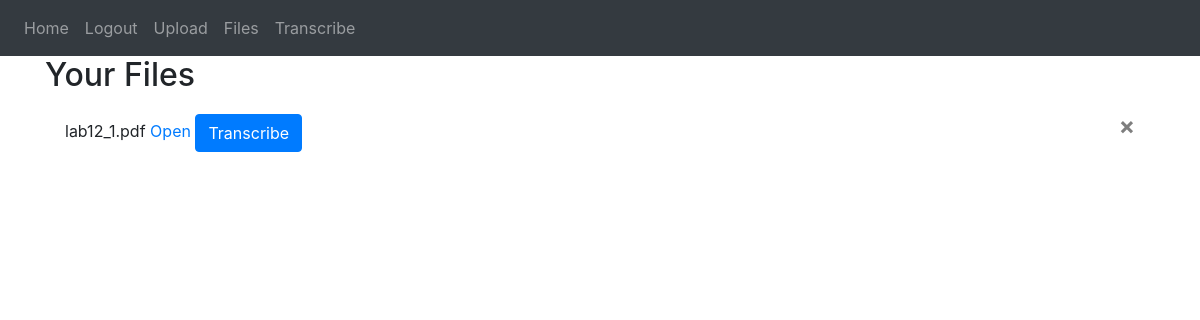
Before: /files (signed in) with the older database file.
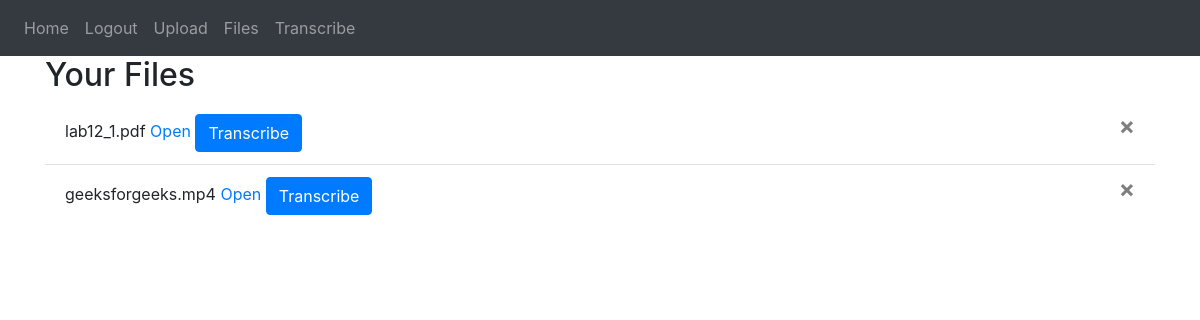
After: the same page with the newer database file.
### website/models.py (models this page shows)
class File(db.Model, UserMixin):
    id = db.Column(db.Integer, primary_key=True)
    filename = db.Column(db.String(255))
    data = db.Column(LargeBinary)
    date = date = db.Column(db.DateTime(timezone=True), default=func.now())
    user_id = db.Column(db.Integer, db.ForeignKey('user.id'))

### website/views.py (the view)
@views.route('/files', methods=['GET'])
@login_required
def view_files():
    user_files = File.query.filter_by(user_id=current_user.id).all()
    return render_template('files.html', user=current_user, files=user_files)

### website/__init__.py (called while the page is built)
def create_app():
    app = Flask(__name__)
    app.secret_key = 'supoun'
    app.config['SQLALCHEMY_DATABASE_URI'] = f'sqlite:///{DB_NAME}'
    db.init_app(app)
    from .views import views
    from .auth import auth
    app.register_blueprint(views, url_prefix="/")
    app.register_blueprint(auth, url_prefix="/")
    from .models import User, Note
    create_database(app)
    login_manager = LoginManager()
    login_manager.login_view = 'auth.login'
    login_manager.init_app(app)
    @login_manager.user_loader
    def load_user(id):
        return User.query.get(int(id))
    return app

### website/templates/files.html (shortened to what this page needs)
{% extends "base.html" %}
{% block content %}
  <h2>Your Files</h2>
  <ul class="list-group list-group-flush" id="files">
    {% for file in files %}
      <li class="list-group-item">
        {{ file.filename }}
        <a href="{{ url_for('views.open_file', file_id=file.id) }}" target="_blank">Open</a>
        <form method="post" action="{{ url_for('views.transcribe') }}" style="display: inline;">
          <button type="submit" class="btn btn-primary">Transcribe</button>
        </form>
        <button type="button" class="close" onclick="deleteFile({{ file.id }})">
          <span aria-hidden="true">&times;</span>
        </button>
      </li>
    {% endfor %}
  </ul>
{% endblock %}

### website/templates/base.html (shortened to what this page needs)
<!DOCTYPE html>
<html>
  <head>
    <link
      rel="stylesheet"
      href="https://stackpath.bootstrapcdn.com/bootstrap/4.4.1/css/bootstrap.min.css"
    />
    <link
      rel="stylesheet"
      href="https://stackpath.bootstrapcdn.com/font-awesome/4.7.0/css/font-awesome.min.css"
    />
  </head>
  <body>
    <nav class="navbar navbar-expand-lg navbar-dark bg-dark">
      <div class="collapse navbar-collapse" id="navbar">
        <div class="navbar-nav">
          {% if user.is_authenticated %}
          <a class="nav-item nav-link" id="home" href="/">Home</a>
          <a class="nav-item nav-link" id="logout" href="/logout">Logout</a>
          <a class="nav-item nav-link" id="upload" href="/upload">Upload</a>
          <a class="nav-item nav-link" id="files" href="/files">Files</a>
          <a class="nav-item nav-link" id="transcribe" href="/transcribe"
            >Transcribe</a
          >
          {% else %}
          <a class="nav-item nav-link" id="login" href="/login">Login</a>
          <a class="nav-item nav-link" id="signUp" href="/sign-up">Sign Up</a>
          {% endif %}
        </div>
      </div>
    </nav>
    <div class="container">{% block content %} {% endblock %}</div>
  </body>
</html>

Changed rows visible on the page:
added File: filename "geeksforgeeks.mp4"
